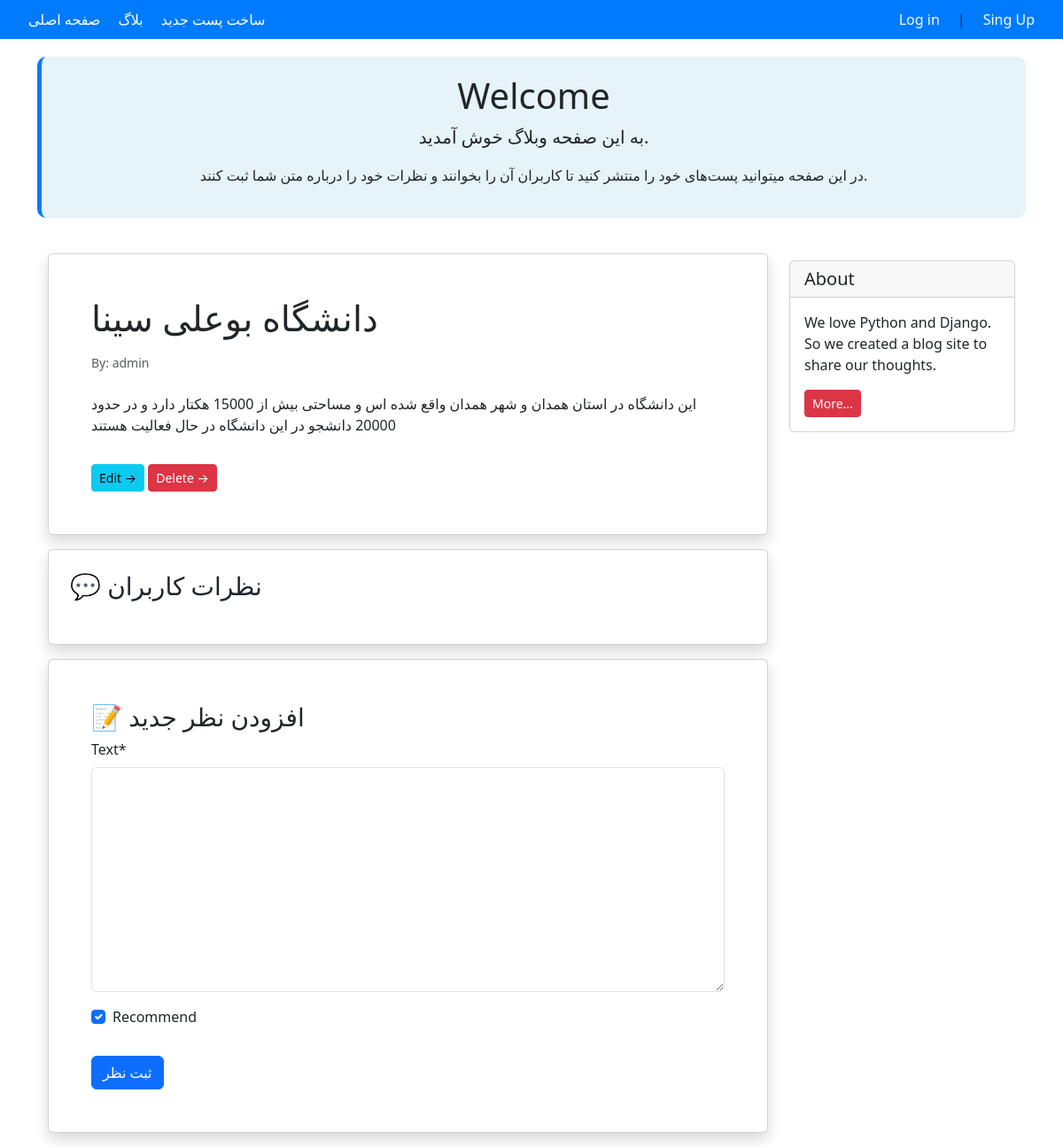
/17/, run on an earlier commit of the app's database.
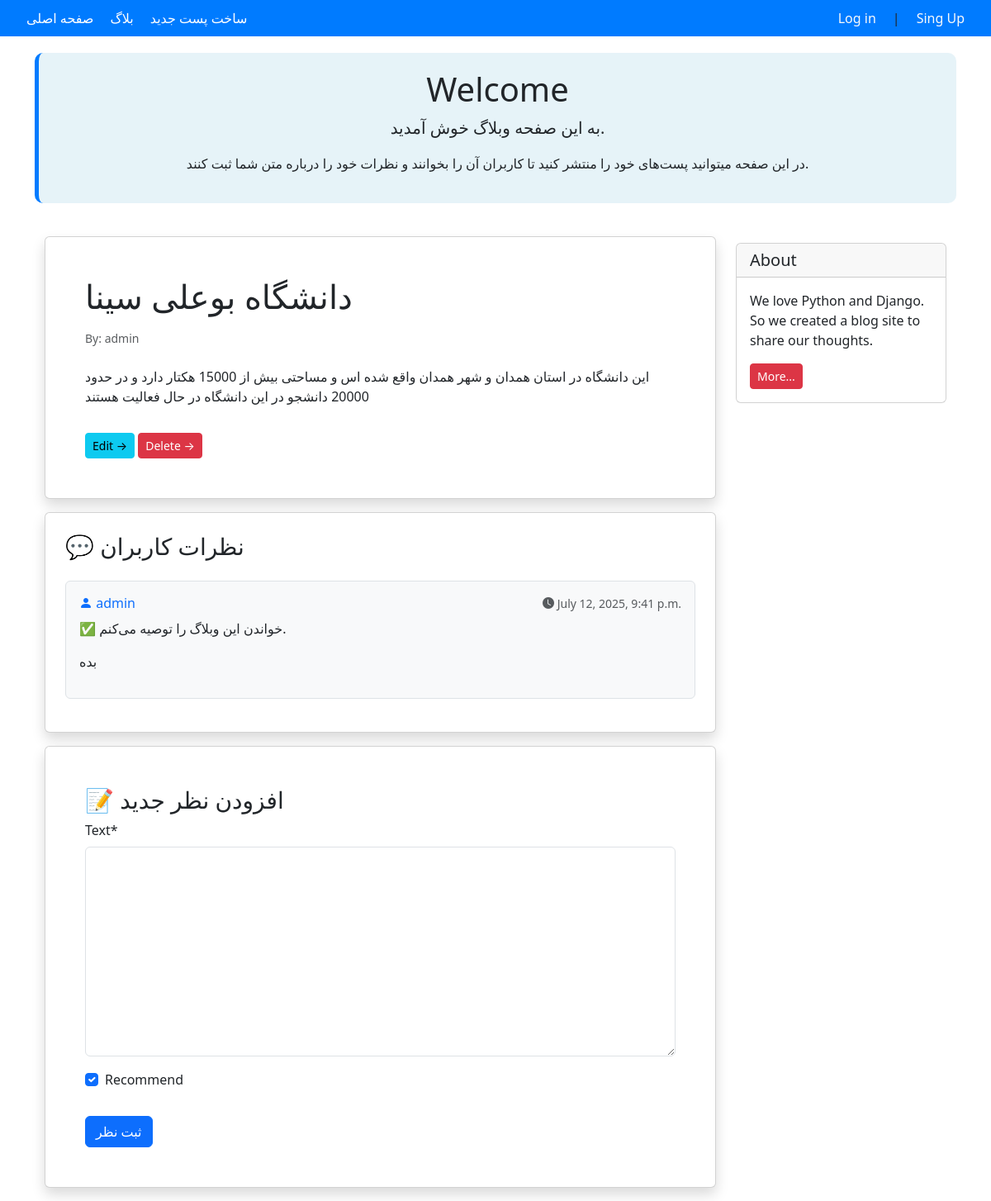
And on a later commit of the database.
### blog/models.py (models this page shows, shortened)
class Comment(models.Model):
    text = models.TextField()
    datetime_created = models.DateTimeField(auto_now_add=True)
    user = models.ForeignKey(get_user_model(),on_delete = models.CASCADE)
    is_activate = models.BooleanField(default=True)
    recommend = models.BooleanField(default=True)
    post = models.ForeignKey(Post,on_delete = models.CASCADE,related_name='comments')

### blog/views.py (the view)
# urls.py: path('<int:pk>/',views.post_detail,name='post_detail'),
def post_detail(request,pk):
    post = get_object_or_404(Post,pk=pk)
    post_comments = post.comments.all()
    if request.method == 'POST':
        comment_form = CommentForm(request.POST)
        if comment_form.is_valid():
            new_comment = comment_form.save(commit=False)
            new_comment.post = post
            new_comment.user = request.user
            new_comment.save()
            comment_form = CommentForm()
    else:
        comment_form = CommentForm()
    return render(request,"blog/post_detail.html",{"post":post,
        "comments":post_comments,
        "comment_form":comment_form,
        })

### blog/forms.py
class CommentForm(forms.ModelForm):
    class Meta:
        model = Comment
        fields = ['text','recommend']

### blog/templates/blog/post_detail.html (shortened to what this page needs)
{% extends '_base.html' %}
{% load crispy_forms_tags %}
{% block content %}
<div class="container mt-4">
    <div class="row">
        <div class="col-9">
            <div class="card shadow my-3 p-5">
                <h1>{{ post.title }}</h1>
                <p class="small text-muted mt-2">By: {{ post.author }}</p>
                <p class="mt-2">{{ post.text }}</p>
                <div class="mt-3">
                    <a href="{% url 'post_update' post.id %}" class="btn btn-sm btn-info">Edit &rarr;</a>
                    <a href="{% url 'post_delete' post.id %}" class="btn btn-sm btn-danger">Delete &rarr;</a>
                </div>
            </div>
            <div class="card shadow my-3 p-4">
                <h3 class="mb-4">💬 نظرات کاربران</h3>
                    {% for comment in comments %}
                        {% if comment.is_activate %}
                            <div class="border rounded p-3 mb-3 bg-light">
                                <div class="d-flex justify-content-between align-items-center mb-2">
                                    <h6 class="mb-0 text-primary">
                                        <i class="bi bi-person-fill"></i> {{ comment.user.username }}
                                    </h6>
                                    <small class="text-muted">
                                        <i class="bi bi-clock-fill"></i>
                                        {{ comment.datetime_created|date:"F j, Y, g:i a" }}
                                    </small>
                                </div>
                                <p class="mb-1">
                                    {% if comment.recommend %}
                                        ✅ خواندن این وبلاگ را توصیه می‌کنم.
                                    {% else %}
                                        ❌ خواندن این وبلاگ را توصیه نمی‌کنم.
                                    {% endif %}
                                </p>
                                <p class="text-dark">
                                    {{ comment.text|linebreaks }}
                                </p>
                            </div>
                        {% endif %}
                    {% endfor %}
            </div>
            <div class="card shadow my-3 p-5">
                <h3>📝 افزودن نظر جدید</h3>
                <form method="POST">
                    {{ comment_form|crispy }}
                    <button type="submit" class="btn btn-primary mt-3">ثبت نظر</button>
                </form>
            </div>
        </div>
        <div class="col-3">
            <div class="card my-4">
                <h5 class="card-header">About</h5>
                <div class="card-body">
                    <p class="card-text">We love Python and Django. So we created a blog site to share our thoughts.</p>
                    <a href="#" class="btn btn-sm btn-danger">More...</a>
                </div>
            </div>
        </div>
    </div>
</div>
{% endblock content %}

What changed in the data, as far as the page shows it:
added Comment: user.username "admin", datetime_created "July 12, 2025, 9:41 p.m.", recommend "✅ خواندن این وبلاگ را توصیه می‌کنم.", text "بده"
